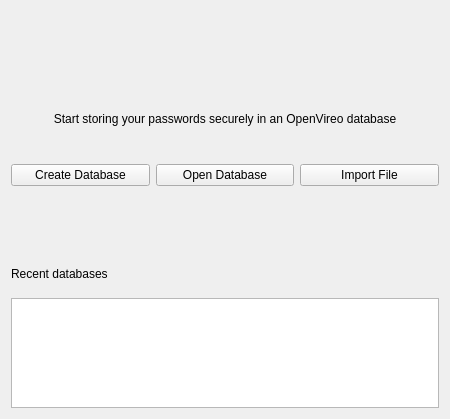
<?xml version="1.0" encoding="UTF-8"?>
<ui version="4.0">
 <class>WelcomeWidget</class>
 <widget class="QWidget" name="WelcomeWidget">
  <property name="geometry">
   <rect>
    <x>0</x>
    <y>0</y>
    <width>450</width>
    <height>419</height>
   </rect>
  </property>
  <property name="sizePolicy">
   <sizepolicy hsizetype="Fixed" vsizetype="Fixed">
    <horstretch>0</horstretch>
    <verstretch>0</verstretch>
   </sizepolicy>
  </property>
  <property name="minimumSize">
   <size>
    <width>450</width>
    <height>0</height>
   </size>
  </property>
  <layout class="QVBoxLayout" name="verticalLayout">
   <item>
    <layout class="QHBoxLayout" name="horizontalLayout">
     <item>
      <spacer name="horizontalSpacer">
       <property name="orientation">
        <enum>Qt::Horizontal</enum>
       </property>
       <property name="sizeHint" stdset="0">
        <size>
         <width>40</width>
         <height>20</height>
        </size>
       </property>
      </spacer>
     </item>
     <item>
      <layout class="QVBoxLayout" name="verticalLayout_2">
       <item>
        <widget class="QLabel" name="iconLabel">
         <property name="sizePolicy">
          <sizepolicy hsizetype="Fixed" vsizetype="Fixed">
           <horstretch>0</horstretch>
           <verstretch>0</verstretch>
          </sizepolicy>
         </property>
         <property name="alignment">
          <set>Qt::AlignRight|Qt::AlignTrailing|Qt::AlignVCenter</set>
         </property>
        </widget>
       </item>
      </layout>
     </item>
     <item>
      <spacer name="horizontalSpacer_2">
       <property name="orientation">
        <enum>Qt::Horizontal</enum>
       </property>
       <property name="sizeHint" stdset="0">
        <size>
         <width>40</width>
         <height>20</height>
        </size>
       </property>
      </spacer>
     </item>
    </layout>
   </item>
   <item>
    <spacer name="verticalSpacer_3">
     <property name="orientation">
      <enum>Qt::Vertical</enum>
     </property>
     <property name="sizeType">
      <enum>QSizePolicy::Fixed</enum>
     </property>
     <property name="sizeHint" stdset="0">
      <size>
       <width>20</width>
       <height>20</height>
      </size>
     </property>
    </spacer>
   </item>
   <item>
    <widget class="QLabel" name="welcomeLabel">
     <property name="alignment">
      <set>Qt::AlignCenter</set>
     </property>
    </widget>
   </item>
   <item>
    <widget class="QLabel" name="startLabel">
     <property name="text">
      <string>Start storing your passwords securely in an OpenVireo database</string>
     </property>
     <property name="alignment">
      <set>Qt::AlignCenter</set>
     </property>
    </widget>
   </item>
   <item>
    <spacer name="verticalSpacer">
     <property name="orientation">
      <enum>Qt::Vertical</enum>
     </property>
     <property name="sizeType">
      <enum>QSizePolicy::Fixed</enum>
     </property>
     <property name="sizeHint" stdset="0">
      <size>
       <width>20</width>
       <height>20</height>
      </size>
     </property>
    </spacer>
   </item>
   <item>
    <layout class="QHBoxLayout" name="horizontalLayout_2">
     <item>
      <widget class="VaultButton" name="buttonNewDatabase">
       <property name="text">
        <string>Create Database</string>
       </property>
      </widget>
     </item>
     <item>
      <widget class="VaultButton" name="buttonOpenDatabase">
       <property name="text">
        <string>Open Database</string>
       </property>
      </widget>
     </item>
     <item>
      <widget class="VaultButton" name="buttonImport">
       <property name="text">
        <string>Import File</string>
       </property>
      </widget>
     </item>
    </layout>
   </item>
   <item>
    <widget class="QLabel" name="signInLink">
     <property name="alignment">
      <set>Qt::AlignCenter</set>
     </property>
     <property name="textFormat">
      <enum>Qt::RichText</enum>
     </property>
     <property name="textInteractionFlags">
      <set>Qt::LinksAccessibleByKeyboard|Qt::LinksAccessibleByMouse</set>
     </property>
    </widget>
   </item>
   <item>
    <spacer name="verticalSpacer_2">
     <property name="orientation">
      <enum>Qt::Vertical</enum>
     </property>
     <property name="sizeType">
      <enum>QSizePolicy::Fixed</enum>
     </property>
     <property name="sizeHint" stdset="0">
      <size>
       <width>0</width>
       <height>20</height>
      </size>
     </property>
    </spacer>
   </item>
   <item>
    <widget class="QLabel" name="recentLabel">
     <property name="text">
      <string>Recent databases</string>
     </property>
    </widget>
   </item>
   <item>
    <widget class="QListWidget" name="recentListWidget">
     <property name="sizePolicy">
      <sizepolicy hsizetype="Expanding" vsizetype="Fixed">
       <horstretch>0</horstretch>
       <verstretch>0</verstretch>
      </sizepolicy>
     </property>
     <property name="minimumSize">
      <size>
       <width>0</width>
       <height>0</height>
      </size>
     </property>
     <property name="maximumSize">
      <size>
       <width>16777215</width>
       <height>110</height>
      </size>
     </property>
     <property name="accessibleName">
      <string>Open a recent database</string>
     </property>
    </widget>
   </item>
  </layout>
 </widget>
 <tabstops>
  <tabstop>buttonImport</tabstop>
  <tabstop>recentListWidget</tabstop>
 </tabstops>
 <customwidgets>
 <customwidget>
  <class>VaultButton</class>
  <extends>QPushButton</extends>
  <header>gui/vault/VaultControls.h</header>
 </customwidget>
 </customwidgets>
 <resources/>
 <connections/>
</ui>
